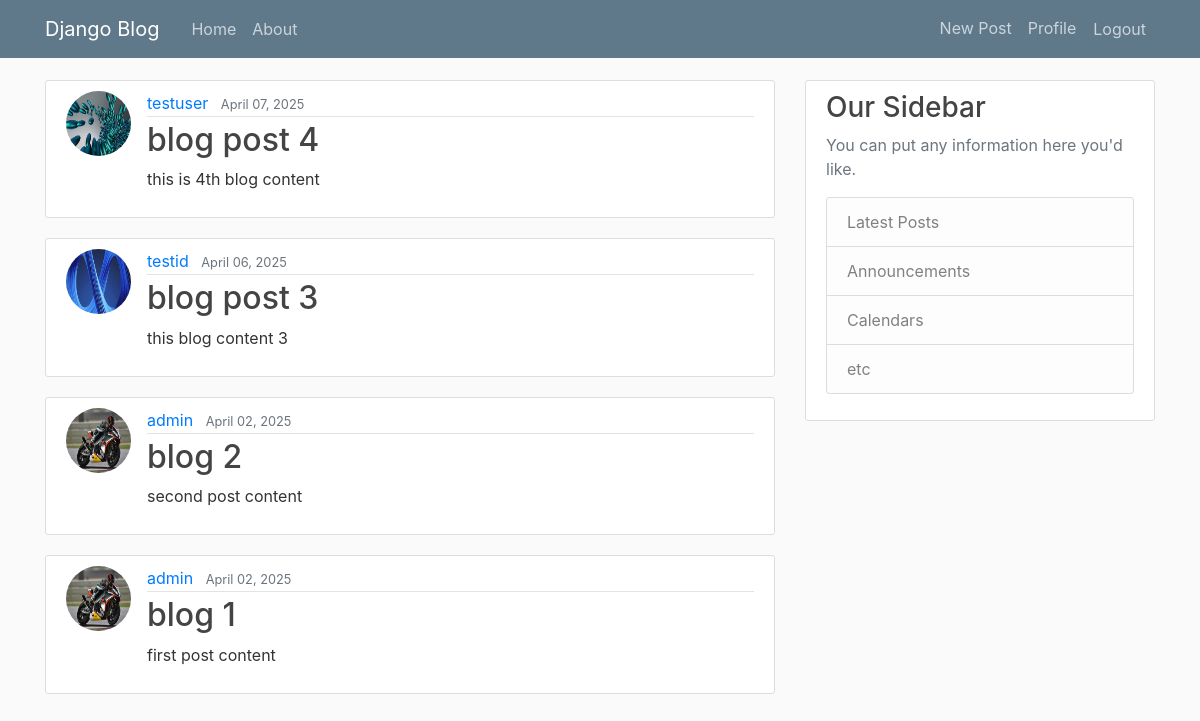
The page / on the database its author committed.
### blog/models.py (models this page shows, shortened)
class Post(models.Model):
    title = models.CharField(max_length=100)
    content = models.TextField()
    date_posted = models.DateTimeField(default=timezone.now)
    author = models.ForeignKey(User,on_delete=models.CASCADE)

### users/models.py (models this page shows, shortened)
class Profile(models.Model):
    user = models.OneToOneField(User,on_delete=models.CASCADE)
    image = models.ImageField(default='default.jpg',upload_to='profile_pics')

### blog/views.py (the view)
# urls.py: path('',PostListView.as_view(),name='blog-home'),
class PostListView(ListView):
    model = Post
    template_name = 'home.html'
    context_object_name = 'posts'
    ordering = ['-date_posted']

### blog/templates/home.html (shortened to what this page needs)
{% load static%}
<!DOCTYPE html>
<html lang="en">
<head>
    <link rel="stylesheet" href="https://cdn.jsdelivr.net/npm/bootstrap@4.0.0/dist/css/bootstrap.min.css"
>
    <link rel="stylesheet" type="text/css" href="{% static 'main.css'%}">
</head>
<body>
    <header class="site-header">
        <nav class="navbar navbar-expand-md navbar-dark bg-steel fixed-top">
            <div class="container">
                <a class="navbar-brand mr-4" href="{% url 'blog-home' %}">Django Blog</a>
                <div class="collapse navbar-collapse" id="navbarToggle">
                    <div class="navbar-nav mr-auto">
                        <a class="nav-item nav-link" href="{% url 'blog-home' %}">Home</a>
                        <a class="nav-item nav-link" href="{% url 'blog-about' %}">About</a>
                    </div>
                    <div class="navbar-nav">
                        <a class="nav-item nav-link" href="{% url 'post-create' %}">New Post</a>
                        <a class="nav-item nav-link" href="{% url 'profile' %}">Profile</a>
                        <form method="post" action="{% url 'logout' %}" class="d-inline">
                            <button type="submit" class="nav-link btn btn-link">Logout</button>
                        </form>
                    </div>
                </div>
            </div>
        </nav>
    </header>
    <main role="main" class="container">
        <div class="row">
            <div class="col-md-8">
                {% for post in posts %}
                <article class="media content-section">
                    <img src="{{ post.author.profile.image.url }}" class="rounded-circle article-img">
                    <div class="media-body">
                        <div class="article-metadata">
                            <a class="mr-2" href="#">{{ post.author }}</a>
                            <small class="text-muted">{{ post.date_posted|date:'F d, Y' }}</small>
                        </div>
                        <h2><a class="article-title" href="{% url 'post-detail' post.id %}">{{ post.title }}</a></h2>
                        <p class="article-content">{{ post.content }}</p>
                    </div>
                </article>
                {% endfor %}
            </div>
            <div class="col-md-4">
                <div class="content-section">
                    <h3>Our Sidebar</h3>
                    <p class='text-muted'>You can put any information here you'd like.
                    <ul class="list-group">
                        <li class="list-group-item list-group-item-light">Latest Posts</li>
                        <li class="list-group-item list-group-item-light">Announcements</li>
                        <li class="list-group-item list-group-item-light">Calendars</li>
                        <li class="list-group-item list-group-item-light">etc</li>
                    </ul>
                    </p>
                </div>
            </div>
        </div>
    </main>
</body>
</html>

### blog/static/main.css (style rules this page uses)
body { background: #fafafa; color: #333333; margin-top: 5rem; }
h1, h2, h3, h4, h5, h6 { color: #444444; }
ul { margin: 0; }
.bg-steel { background-color: #5f788a; }
.site-header .navbar-nav .nav-link { color: #cbd5db; }
.content-section { background: #ffffff; padding: 10px 20px; border: 1px solid #dddddd; border-radius: 3px; margin-bottom: 20px; }
.article-title { color: #444444; }
.article-content { white-space: pre-line; }
.article-img { height: 65px; width: 65px; margin-right: 16px; }
.article-metadata { padding-bottom: 1px; margin-bottom: 4px; border-bottom: 1px solid #e3e3e3 }

### rows shown on the page
Post: author.profile.image (picture), author "testuser", date_posted "April 07, 2025", title "blog post 4", content "this is 4th blog content"
Post: author.profile.image (placeholder picture), author "testid", date_posted "April 06, 2025", title "blog post 3", content "this blog content 3"
Post: author.profile.image (picture), author "admin", date_posted "April 02, 2025", title "blog 2", content "second post content"
Post: author.profile.image (picture), author "admin", date_posted "April 02, 2025", title "blog 1", content "first post content"
